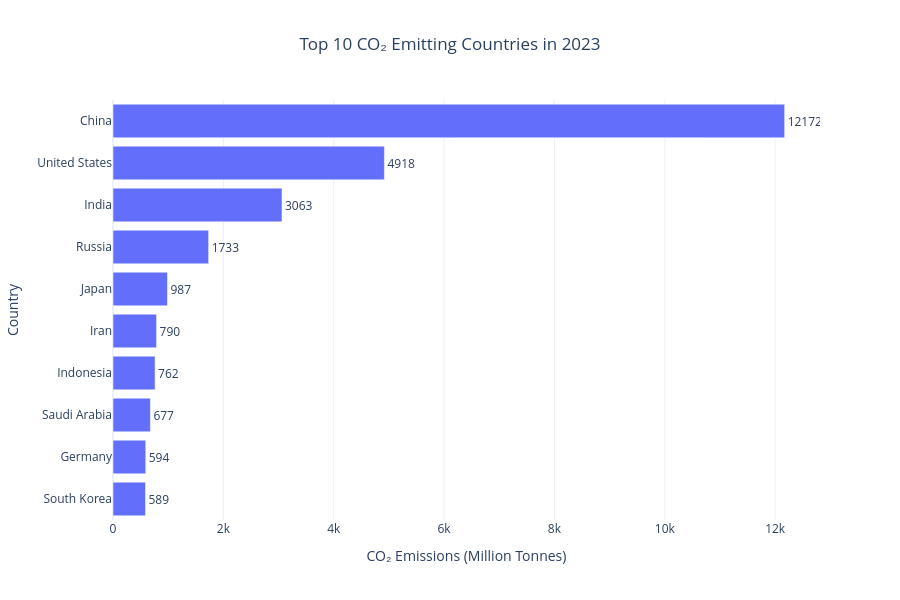

Here is the notebook cell this chart was saved with:
### Code cell
# Q1 — Which 10 countries emitted the most CO₂ in 2023, and how has their share of global emissions changed since 1990?

countries_high = (
    a[a["year"] == 2023]
    .groupby("country")["co2"]
    .sum()
    .sort_values(ascending=False)
    .head(10)
)

countries_past = (
    a[
        (a["year"] == 1990) &
        (a["country"].isin(countries_high.index))
    ]
)[["country", "share_global_co2"]]

# Plotly Visualization

fig = px.bar(
    countries_high.reset_index(),
    x="co2",
    y="country",
    orientation="h",
    title="Top 10 CO₂ Emitting Countries in 2023",
    labels={
        "co2": "CO₂ Emissions (Million Tonnes)",
        "country": "Country"
    },
    template="plotly_white",
    text="co2",
    height=600
)

fig.update_yaxes(autorange="reversed")

fig.update_traces(
    texttemplate="%{text:.0f}",
    textposition="outside"
)

fig.update_layout(
    title_x=0.5,
    xaxis_title="CO₂ Emissions (Million Tonnes)",
    yaxis_title="Country"
)

fig.show()

### Figure 1 — Plotly figure (JSON) as saved in the notebook; plotly's stock layout.template omitted (floating-point values rounded to 4 significant figures)
{"data": [{"hovertemplate": "CO₂ Emissions (Million Tonnes)=%{text}<br>Country=%{y}<extra></extra>", "legendgroup": "", "marker": {"color": "#636efa", "pattern": {"shape": ""}}, "name": "", "orientation": "h", "showlegend": false, "text": [12170.0, 4918.0, 3063.0, 1733.0, 986.9, 789.7, 762.4, 677.4, 593.8, 589.2], "textposition": "outside", "texttemplate": "%{text:.0f}", "type": "bar", "x": [12170.0, 4918.0, 3063.0, 1733.0, 986.9, 789.7, 762.4, 677.4, 593.8, 589.2], "xaxis": "x", "y": ["China", "United States", "India", "Russia", "Japan", "Iran", "Indonesia", "Saudi Arabia", "Germany", "South Korea"], "yaxis": "y"}], "layout": {"barmode": "relative", "height": 600, "legend": {"tracegroupgap": 0}, "title": {"text": "Top 10 CO₂ Emitting Countries in 2023", "x": 0.5}, "xaxis": {"anchor": "y", "domain": [0, 1], "title": {"text": "CO₂ Emissions (Million Tonnes)"}}, "yaxis": {"anchor": "x", "autorange": "reversed", "domain": [0, 1], "title": {"text": "Country"}}}}
